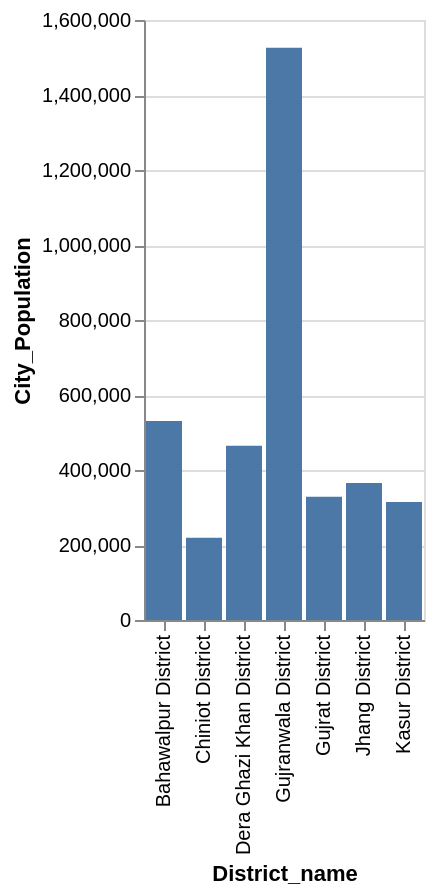

Source (Vega-Lite JSON):
### Vega-Lite specification from a JSON file in a GitHub repository (floating-point values rounded to 4 significant figures)
{"data": {"values": [{"x_data": "Bahawalpur District", "y_data": 530438}, {"x_data": "Chiniot District", "y_data": 219254}, {"x_data": "Dera Ghazi Khan District", "y_data": 464742}, {"x_data": "Gujranwala District", "y_data": 1526168}, {"x_data": "Gujrat District", "y_data": 328512}, {"x_data": "Jhang District", "y_data": 365198}, {"x_data": "Kasur District", "y_data": 314617}]}, "mark": "bar", "encoding": {"x": {"field": "x_data", "type": "nominal", "title": "District_name", "sort": "ascending"}, "y": {"field": "y_data", "type": "quantitative", "title": "City_Population"}}}
